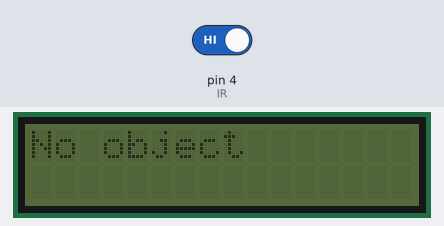
A sketch run on a simulated Arduino Uno, built with avr-gcc and run on an emulated ATmega328P. On the bench: 16×2 character LCD. Inputs (shaded band) come from the test bench; at power-on: pin 4 (IR) HIGH.

Above: at 2.2 s.
2.3 s: pin 4 (IR) driven LOW
At 3.4 s:
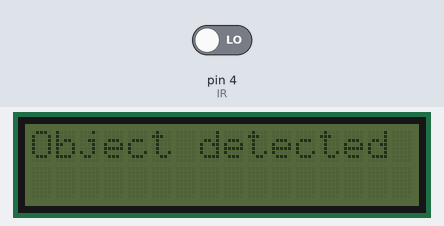
3.8 s: pin 4 (IR) driven HIGH
At 4.3 s:
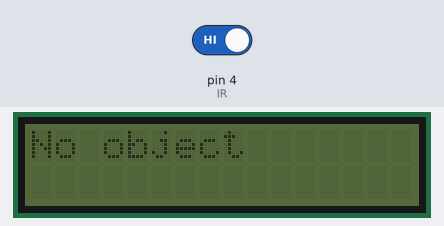
Timing chart, 0 to 6.8 s (numbered marks = the images above; inputs shaded):
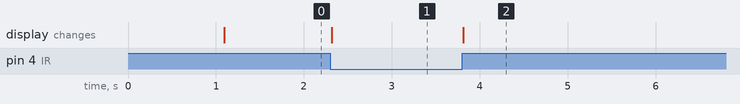

The sketch:

ObjectDetection-IR.ino
```cpp
// include libraries for LCD
#include <Wire.h>
#include "rgb_lcd.h"

rgb_lcd lcd;

const int IR = 4;
// LCD-Backlight
int colorR = 0;
int colorG = 0;
int colorB = 0;

void setup(){
  pinMode(IR, INPUT);
  lcd.begin(16, 2); // for a 16 by 2 pixels LCD
  lcd.setRGB(colorR, colorG, colorB);
  Serial.begin(9600);

  lcd.setCursor(0, 0);
  lcd.print("Setup complete");
  delay(1000);
  lcd.clear();
}

void loop(){
  int receiverState = digitalRead(IR);
  if (receiverState == LOW){
    // this code executes if there is an object
    lcd.clear();
    lcd.setCursor(0, 0);
    lcd.print("Object detected");
    while (digitalRead(IR) == LOW){
      // do nothing, just wait until the object is gone
    }
  }
  else {
    // this code executes when there is no object
    lcd.clear();
    lcd.setCursor(0, 0);
    lcd.print("No object");
    while (digitalRead(IR) == HIGH){
      // wait for object (this loop prevents console spam)
    }
  }
}
```

Measured:
- after the input at 2.3 s, the display: changes at once (image 1)
- after the input at 3.8 s, the display: changes at once (image 2)
